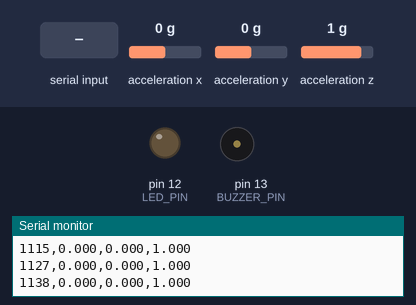
This sketch was run on a simulated Arduino Uno, built with avr-gcc and run on an emulated ATmega328P. Shown: output pins drawn as LEDs (lit = HIGH), buzzer (waves = sounding), the last lines printed to the serial monitor. Wiring (inferred from the names in the program): MPU-9250 motion sensor at I2C address 0x68. Dashed ring = blinking. The test bench sets the inputs (shaded band); at power-on: acceleration x 0 g, acceleration y 0 g, acceleration z 1 g.

Above: at 1.7 s.
1.8 s: "BUZZ\n" received over Serial
At 2.06 s:
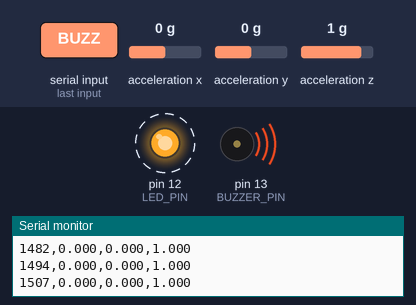
4.8 s: "STOP\n" received over Serial
At 6.1 s:
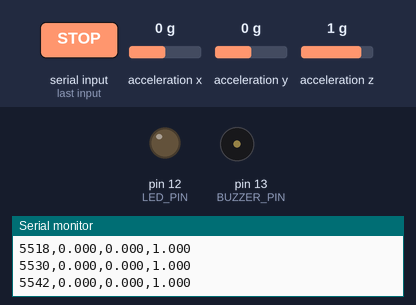
Timing chart, 0 to 7.8 s (numbered marks = the images above; inputs shaded):
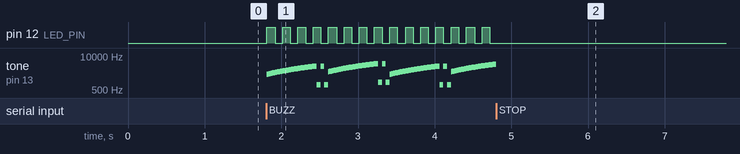

The sketch:

arduino_mpu6050.ino
```cpp
/*
 * arduino_mpu6050.ino
 *
 * MPU6050/MPU6500 accelerometer streaming with I2C watchdog.
 * Auto-recovers from I2C bus hangs using hardware watchdog timer.
 *
 * Hardware:
 *   VCC → 3.3V, GND → GND, SDA → A4, SCL → A5
 *
 * Output: CSV at 115200 baud
 *   timestamp_ms,x_g,y_g,z_g
 */

#include <Wire.h>
#include <avr/wdt.h>  // hardware watchdog

#define MPU_ADDR      0x68
#define PWR_MGMT_1    0x6B
#define ACCEL_XOUT_H  0x3B
#define ACCEL_CONFIG  0x1C

const int BUZZER_PIN = 13;
const int LED_PIN = 12;
const float ACCEL_SCALE = 16384.0;  // ±2g
unsigned long start_time_ms;
unsigned long last_good_read = 0;
bool alarm_active = false;
unsigned long alarm_start = 0;
const unsigned long ALARM_DURATION = 6000;  // 6 seconds of siren

void writeReg(uint8_t reg, uint8_t val) {
  Wire.beginTransmission(MPU_ADDR);
  Wire.write(reg);
  Wire.write(val);
  Wire.endTransmission();
}

void initMPU() {
  Wire.begin();
  Wire.setClock(400000);  // 400kHz I2C

  writeReg(PWR_MGMT_1, 0x80);  // reset
  delay(200);
  writeReg(PWR_MGMT_1, 0x00);  // wake
  delay(100);
  writeReg(ACCEL_CONFIG, 0x00); // ±2g
  delay(50);
}

// Manual I2C recovery — toggles SCL to unstick SDA
void recoverI2C() {
  Wire.end();
  pinMode(A4, INPUT);    // release SDA
  pinMode(A5, OUTPUT);   // control SCL
  for (int i = 0; i < 16; i++) {
    digitalWrite(A5, LOW);
    delayMicroseconds(5);
    digitalWrite(A5, HIGH);
    delayMicroseconds(5);
  }
  pinMode(A5, INPUT);
  delay(10);
  initMPU();
}

void setup() {
  Serial.begin(115200);
  delay(200);

  initMPU();

  pinMode(BUZZER_PIN, OUTPUT);
  pinMode(LED_PIN, OUTPUT);
  noTone(BUZZER_PIN);
  digitalWrite(LED_PIN, LOW);

  // Enable hardware watchdog — resets Arduino if loop() hangs for >4 sec
  wdt_enable(WDTO_4S);

  start_time_ms = millis();
  last_good_read = millis();
  Serial.println("timestamp_ms,x_g,y_g,z_g");
}

void loop() {
  wdt_reset();  // feed watchdog — prevents reset while running normally

  // Check for BUZZ command from Python
  if (Serial.available()) {
    String cmd = Serial.readStringUntil('\n');
    cmd.trim();
    if (cmd == "BUZZ") {
      alarm_active = true;
      alarm_start = millis();
    } else if (cmd == "STOP") {
      alarm_active = false;
      noTone(BUZZER_PIN);
      digitalWrite(LED_PIN, LOW);
    }
  }

  // Siren alarm — escalating woop-woop
  if (alarm_active) {
    unsigned long elapsed = millis() - alarm_start;
    if (elapsed >= ALARM_DURATION) {
      alarm_active = false;
      noTone(BUZZER_PIN);
      digitalWrite(LED_PIN, LOW);
    } else {
      // Phase repeats every 800ms: sweep 800Hz → 3000Hz then drop
      unsigned long phase = elapsed % 800;
      int freq;
      if (phase < 600) {
        // Rising sweep — peaks at 4kHz (loudest for small buzzers)
        freq = 2000 + (phase * 2000 / 600);
      } else {
        // Quick staccato drop
        freq = (phase % 100 < 50) ? 4000 : 800;
      }
      // Every other cycle goes higher for panic effect
      if ((elapsed / 800) % 2 == 1) {
        freq = freq * 5 / 4;  // +25% pitch = 5kHz peak
      }
      tone(BUZZER_PIN, freq);
      // LED blinks fast — 100ms on/off
      digitalWrite(LED_PIN, (elapsed / 100) % 2 == 0 ? HIGH : LOW);
    }
  }

  // If no good read for 2 seconds, try I2C recovery
  if (millis() - last_good_read > 2000) {
    recoverI2C();
    last_good_read = millis();
  }

  Wire.beginTransmission(MPU_ADDR);
  Wire.write(ACCEL_XOUT_H);
  uint8_t err = Wire.endTransmission(false);

  if (err != 0) {
    // I2C error — try recovery
    recoverI2C();
    delay(10);
    return;
  }

  uint8_t count = Wire.requestFrom((uint8_t)MPU_ADDR, (uint8_t)6, (uint8_t)true);
  if (count < 6) {
    recoverI2C();
    delay(10);
    return;
  }

  int16_t rax = (Wire.read() << 8) | Wire.read();
  int16_t ray = (Wire.read() << 8) | Wire.read();
  int16_t raz = (Wire.read() << 8) | Wire.read();

  // Check for garbage data (all 0xFF = -1)
  if (rax == -1 && ray == -1 && raz == -1) {
    recoverI2C();
    delay(10);
    return;
  }

  last_good_read = millis();
  unsigned long ts = millis() - start_time_ms;

  Serial.print(ts);
  Serial.print(",");
  Serial.print(rax / ACCEL_SCALE, 3);
  Serial.print(",");
  Serial.print(ray / ACCEL_SCALE, 3);
  Serial.print(",");
  Serial.println(raz / ACCEL_SCALE, 3);

  delay(10);  // 100 Hz
}
```

Measured:
- after the input at 1.8 s, pin 12 (LED_PIN): alternates HIGH for 0.10 s and LOW for 0.10 s, starting at once; tone on pin 13 (BUZZER_PIN): plays 2000 Hz for 0.01 s, 2040 Hz for 0.01 s, 2080 Hz for 0.01 s, 2123 Hz for 0.01 s, 2163 Hz for 0.01 s, 2203 Hz for 0.01 s … (207 notes in this stretch), starting at once
- after the input at 4.8 s, pin 12 (LED_PIN): stops changing and stays LOW
